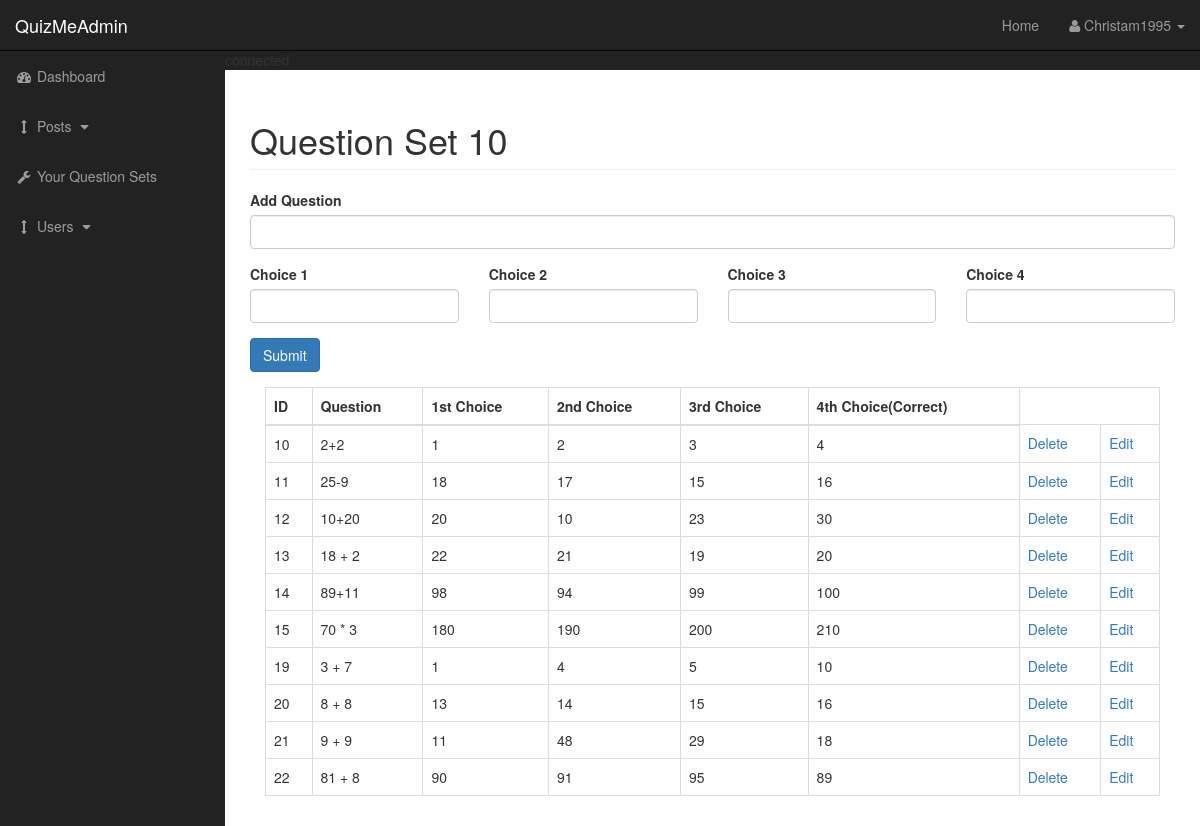
/admin/questions.php?setid=10 (signed in), run on the app's committed database.
### tables this page shows
CREATE TABLE `questions` (
  `set_id` int(11) NOT NULL,
  `id` int(11) NOT NULL AUTO_INCREMENT,
  `question` text NOT NULL,
  `choice1` text NOT NULL,
  `choice2` text NOT NULL,
  `choice3` text NOT NULL,
  `choice4` text NOT NULL,
  PRIMARY KEY (`id`)
);

### admin/questions.php (the view, shortened to what this page needs)
<?php include "includes/header.php"; ?>
    <div id="wrapper">
        <?php include "includes/navigation.php"; ?>
        <div id="page-wrapper">
            <div class="container-fluid">
                <div class="row">
                    <div class="col-lg-12">
                        <h1 class="page-header">
                            Question Set  <?php echo $_SESSION['setid']; ?>
                        </h1>
                        <div class="row">
                        <div class="col-xs-12">
                        <form action="" method="post">
                            <label for="cat-title">Add Question</label>
                            <div class="form-group">
                                <input class="form-control" type="text" name="question">
                            </div>
                        </div>
                        </div>
                        <div class="row">
                        <div class="col-xs-3">
                            <label for="choice1">Choice 1</label>
                            <div class="form-group">
                                <input class="form-control" type="text" name="choice1">
                            </div>
                        </div>
                        <div class="col-xs-3">
                            <label for="choice2">Choice 2</label>
                            <div class="form-group">
                                <input class="form-control" type="text" name="choice2">
                            </div>
                        </div>
                        <div class="col-xs-3">
                            <label for="choice3">Choice 3</label>
                            <div class="form-group">
                                <input class="form-control" type="text" name="choice3">
                            </div>
                        </div>
                        <div class="col-xs-3">
                            <label for="choice4">Choice 4</label>
                            <div class="form-group">
                                <input class="form-control" type="text" name="choice4">
                            </div>
                        </div>
                        </div>
                            <div class="form-group">
                                <input class="btn btn-primary" type="submit" name="submit" value = "Submit">
                            </div>
                        </div>
                    </div>
                        <div class="col-xs-12">
                                    <?php
                        $query = "SELECT * FROM questions WHERE set_id  = '{$_SESSION['setid']}' ";
                        $select_questions_query = mysqli_query($connection, $query);
                        ?>
                            <table class="table table-bordered table-hover">
                                <thead>
                                    <tr>
                                        <th>ID</th>
                                        <th>Question</th>
                                        <th>1st Choice</th>
                                        <th>2nd Choice</th>
                                        <th>3rd Choice</th>
                                        <th>4th Choice(Correct)</th>
                                    </tr>
                                </thead>
                                <tbody>
                                    <?php
                                    while($row = mysqli_fetch_assoc($select_questions_query)){
                                    echo "<tr>";
                                    $question_id = $row['id'];
                                    $question = $row['question'];
                                    $choice1 = $row['choice1'];
                                    $choice2 = $row['choice2'];
                                    $choice3 = $row['choice3'];
                                    $choice4 = $row['choice4'];
                                    echo "<td>{$question_id}</td>";
                                    echo "<td>{$question}</td>";
                                    echo "<td>{$choice1}</td>";
                                    echo "<td>{$choice2}</td>";
                                    echo "<td>{$choice3}</td>";
                                    echo "<td>{$choice4}</td>";
                                    echo "<td><a href='questions.php?delete={$question_id}&setid={$_GET['setid']}'>Delete</a></td>";
                                    echo "<td><a href='questions.php?edit={$question_id}&setid={$_GET['setid']}'>Edit</a></td>";
                                    echo "</tr>";
                                    }
                                    ?>
                                </tbody>
                            </table>
                        </div>
                    </div>
                </div>
            </div>
<?php include "includes/footer.php" ?>

### admin/css/sb-admin.css (style rules this page uses)
body { margin-top: 100px; background-color: #222; }
@media (min-width:768px) { body { margin-top: 50px; } }
#wrapper { padding-left: 0; }
#page-wrapper { width: 100%; padding: 0; background-color: #fff; }
@media (min-width:768px) { #wrapper { padding-left: 225px; } }
@media (min-width:768px) { #page-wrapper { padding: 10px; } }

### data on the page
questions: id "10", question "2+2", choice1 "1", choice2 "2", choice3 "3", choice4 "4"
questions: id "11", question "25-9", choice1 "18", choice2 "17", choice3 "15", choice4 "16"
questions: id "12", question "10+20", choice1 "20", choice2 "10", choice3 "23", choice4 "30"
questions: id "13", question "18 + 2", choice1 "22", choice2 "21", choice3 "19", choice4 "20"
questions: id "14", question "89+11", choice1 "98", choice2 "94", choice3 "99", choice4 "100"
questions: id "15", question "70 * 3", choice1 "180", choice2 "190", choice3 "200", choice4 "210"
questions: id "19", question "3 + 7", choice1 "1", choice2 "4", choice3 "5", choice4 "10"
questions: id "20", question "8 + 8", choice1 "13", choice2 "14", choice3 "15", choice4 "16"
questions: id "21", question "9 + 9", choice1 "11", choice2 "48", choice3 "29", choice4 "18"
questions: id "22", question "81 + 8", choice1 "90", choice2 "91", choice3 "95", choice4 "89"

### other printed values
$_SESSION['username'] "Christam1995"
$_SESSION['setid'] "10"
